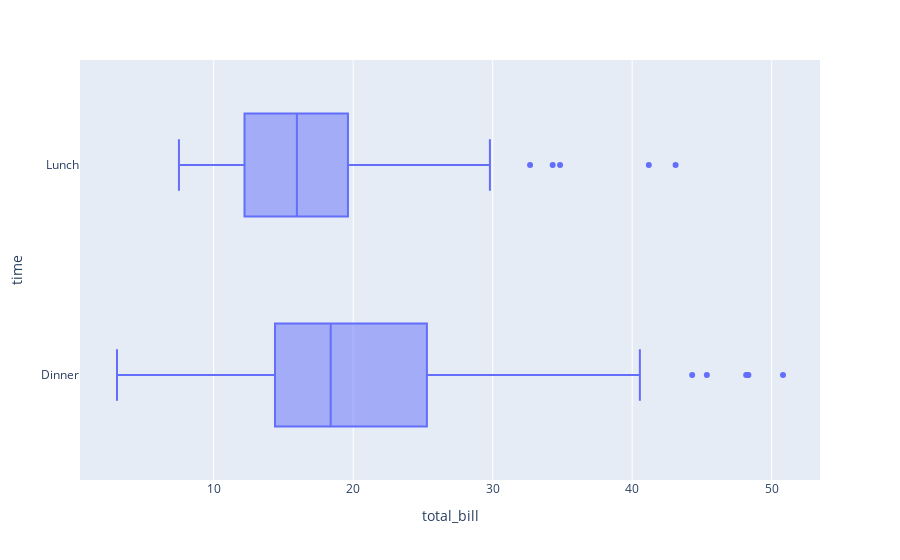

The code cell stored with this chart in its notebook:
### Code cell
# Q2. Using the tips dataset in the Plotly library, plot a box plot using Plotly express.

import numpy as np
import pandas as pd
import matplotlib.pyplot as plt
import seaborn as sns
import plotly.express as px 

df=sns.load_dataset('tips')
# df
fig=px.box(df,x='total_bill',y='time')
fig.show()

### Figure 1 — Plotly figure (JSON) as saved in the notebook; plotly's stock layout.template omitted (floating-point values rounded to 4 significant figures; data arrays with more than 128 entries replaced by an {"elided": "..."} marker saying what was removed)
{"data": [{"alignmentgroup": "True", "hovertemplate": "total_bill=%{x}<br>time=%{y}<extra></extra>", "legendgroup": "", "marker": {"color": "#636efa"}, "name": "", "notched": false, "offsetgroup": "", "orientation": "h", "showlegend": false, "type": "box", "x": {"elided": "244 float values"}, "x0": " ", "xaxis": "x", "y": {"elided": "244 str values"}, "y0": " ", "yaxis": "y"}], "layout": {"autosize": true, "boxmode": "group", "legend": {"tracegroupgap": 0}, "margin": {"t": 60}, "xaxis": {"anchor": "y", "autorange": true, "domain": [0, 1], "range": [0.4178, 53.46], "title": {"text": "total_bill"}, "type": "linear"}, "yaxis": {"anchor": "x", "autorange": true, "domain": [0, 1], "range": [-0.5, 1.5], "title": {"text": "time"}, "type": "category"}}}
